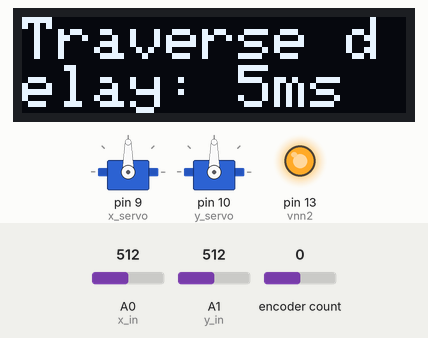
A sketch run on a simulated Arduino Uno, built with avr-gcc and run on an emulated ATmega328P. Parts: 2 × servo, 128×32 one-colour display, output pins drawn as LEDs (lit = HIGH). The inputs (shaded band) are chosen by the test bench; at power-on: A0 (x_in) = 512, A1 (y_in) = 512, encoder count 0. The display library's start-up logo is not drawn.

Above: at 2.1 s.
At 7.2 s:
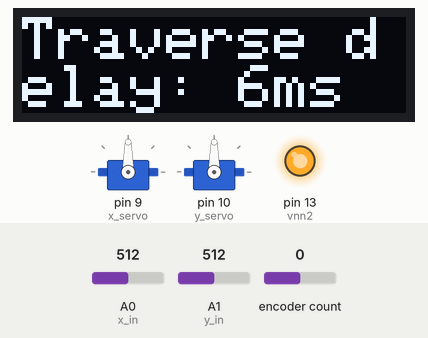
7.3 s: A0 (x_in) set to 686
9.2 s: A0 (x_in) set to 714
At 10.7 s:
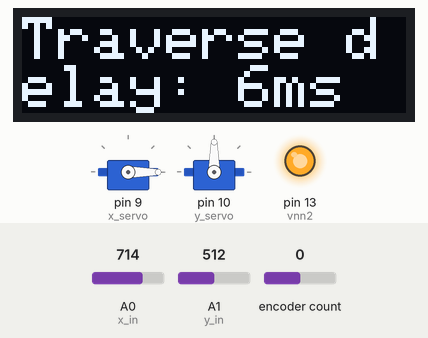
11.2 s: A1 (y_in) set to 682
12.7 s: A1 (y_in) set to 719
At 13.7 s:
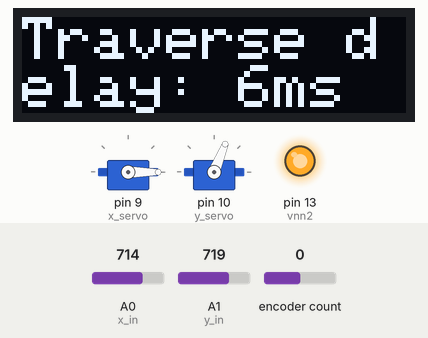
14.3 s: A0 (x_in) set to 409
15.8 s: A0 (x_in) set to 388
At 17.7 s:
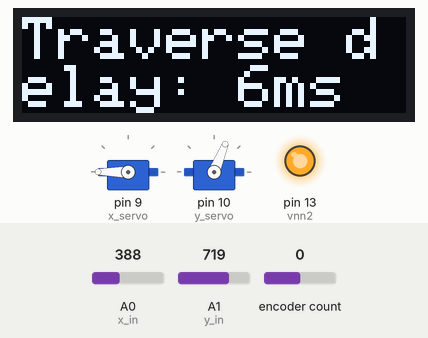
Timing chart, 0 to 19.2 s (numbered marks = the images above; inputs shaded):
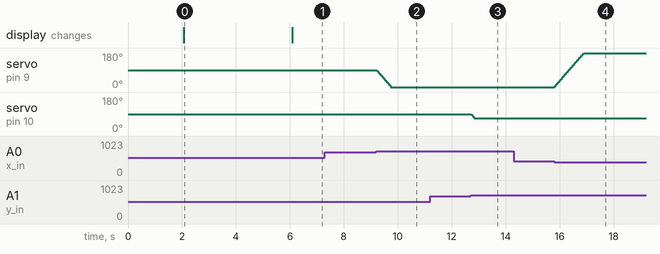

The sketch:

RoboArm_Prototype1.ino
```cpp
/*
  This prgram allows for a joystick to control 2 servos rotating around the X and Y axis using an Adafruit MotorShield v2.

  Connections:
  Y-servo: Servo 1
  X-servo: Servo 2


*/

#include <Servo.h>
#include <Encoder.h>
#include <SPI.h>
#include <Wire.h>
#include <Adafruit_GFX.h>
#include <Adafruit_SSD1306.h>

#define SCREEN_WIDTH 128 // OLED display width, in pixels
#define SCREEN_HEIGHT 32 // OLED display height, in pixels

#define vnn2 13

// Declaration for an SSD1306 display connected to I2C (SDA, SCL pins)
#define OLED_RESET -1 // Reset pin # (or -1 if sharing Arduino reset pin)
Adafruit_SSD1306 display(SCREEN_WIDTH, SCREEN_HEIGHT, &Wire, OLED_RESET);

int x_in  = A0;
int y_in = A1;
int enc_button = 5;
int joy_button = 8;
int oldPos = -999;

unsigned long ServoUpdateDelayTime = 5;
unsigned long OutputDelayTime = 10000;
unsigned long previousServoUpdateTime = 0;
unsigned long previousOutputTime = 0;

Servo x_servo;
Servo y_servo;

Encoder encoder(7, 6);


void setup() {
  // put your setup code here, to run once:
  Serial.begin(9600);

  pinMode(enc_button, INPUT);
  pinMode(joy_button, INPUT);


  x_servo.attach(9);
  y_servo.attach(10);

  x_servo.write(90);
  y_servo.write(90);

  pinMode(vnn2, OUTPUT);
  digitalWrite(vnn2, HIGH);

  // SSD1306_SWITCHCAPVCC = generate display voltage from 3.3V internally
  if (!display.begin(SSD1306_SWITCHCAPVCC, 0x3C)) { // Address 0x3C for 128x32
    Serial.println(F("SSD1306 allocation failed"));
    for (;;); // Don't proceed, loop forever
  }

  // Show initial display buffer contents on the screen --
  // the library initializes this with an custom splash screen.
  display.display();
  delay(2000); // Pause for 2 seconds

  // Clear the buffer
  display.clearDisplay();
  displayVals();
  // Show the display buffer on the screen. You MUST call display() after
  // drawing commands to make them visible on screen!
  display.display();
  delay(2000);

}

void loop() {
  updateDelayTime();

  unsigned long currentTime = millis();
  if (currentTime - previousServoUpdateTime >= ServoUpdateDelayTime) {
    updateServoPos(analogRead(x_in), analogRead(y_in), 0, 180, 69, 172);
    previousServoUpdateTime = currentTime;
  }

  //if (currentTime - previousOutputTime >= OutputDelayTime) {

  //  previousOutputTime = currentTime;
  //}


}

void updateDelayTime() {
  long newPos = encoder.read();

  if (newPos != oldPos) {
    if (newPos > oldPos) {
      if (ServoUpdateDelayTime < 200) {
        ServoUpdateDelayTime += 1;
        displayVals();
      }
    } else {
      if (ServoUpdateDelayTime >= 1) {
        ServoUpdateDelayTime -= 1;
        displayVals();
      }
    }
  }

  if (ServoUpdateDelayTime < 1) {
    ServoUpdateDelayTime = 0.;
  }
  if (250 > ServoUpdateDelayTime > 200) {
    ServoUpdateDelayTime = 200;
  }
  if (ServoUpdateDelayTime > 250) {
    ServoUpdateDelayTime = 0;
  }

  oldPos = newPos;
}

void updateServoPos(int joy_x, int joy_y, int x_min, int x_max, int y_min, int y_max ) {
  if (joy_x < 400) {
    if (x_servo.read() <= x_max) {
      x_servo.write(x_servo.read() + 1);
    }
  } else if (joy_x > 700) {
    if (x_servo.read() >= x_min) {
      x_servo.write(x_servo.read() - 1);
    }
  }


  if (joy_y < 400) {
    if (y_servo.read() <= y_max) {
      y_servo.write(y_servo.read() + 1);
    }
  } else if (joy_y > 700) {
    if (y_servo.read() >= y_min) {
      y_servo.write(y_servo.read() - 1);
    }
  }


}

void drawCentreString(const String &buf, int x, int y)
{
  int16_t x1, y1;
  uint16_t w, h;
  display.getTextBounds(buf, x, y, &x1, &y1, &w, &h); //calc width of new string
  display.setCursor(x - w / 2, y);
  display.print(buf);
}

void displayVals(void) {
  display.clearDisplay();

  display.setTextSize(2);      // Normal 1:1 pixel scale
  display.setTextColor(SSD1306_WHITE); // Draw white text
  display.setCursor(0, 0);     // Start at top-left corner
  display.cp437(true);         // Use full 256 char 'Code Page 437' font

  // Not all the characters will fit on the display. This is normal.
  // Library will draw what it can and the rest will be clipped.
  //drawCentreString(String("X:") + x_servo.read() + ", Y:" + y_servo.read(), 94, 0);
  String outputString = String("Traverse delay: ") + ServoUpdateDelayTime + "ms";
  display.println(outputString);

  display.display();
  delay(2000);
}
```

Measured:
- the behaviour switches between 700 and 701 on A0 (x_in) (found by bisection; images 1 and 2)
- the behaviour switches between 700 and 701 on A1 (y_in) (found by bisection; images 2 and 3)
- the behaviour switches between 400 and 399 on A0 (x_in) (found by bisection; images 3 and 4)
- after the input at 7.3 s, every drawn part: stays the same
- after the input at 9.2 s, servo on pin 9 (x_servo): moves from 90° to 0° over 0.54 s, starting at once
- after the input at 11.2 s, every drawn part: stays the same
- after the input at 12.7 s, servo on pin 10 (y_servo): 90° → 68° at once
- after the input at 14.3 s, every drawn part: stays the same
- after the input at 15.8 s, servo on pin 9 (x_servo): moves from 0° to 180° over 1.1 s, starting at once
- what the display in image 0 shows lasts 4.0 s, from 2.1 s to 6.1 s
